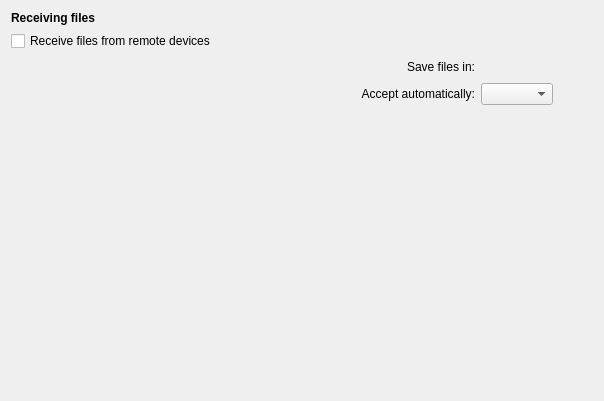
<?xml version="1.0" encoding="UTF-8"?>
<ui version="4.0">
 <class>Global</class>
 <widget class="QWidget" name="Global">
  <property name="geometry">
   <rect>
    <x>0</x>
    <y>0</y>
    <width>604</width>
    <height>401</height>
   </rect>
  </property>
  <layout class="QVBoxLayout" name="verticalLayout_2">
   <item>
    <widget class="QLabel" name="lbl_receivingFiles">
     <property name="text">
      <string>&lt;b&gt;Receiving files&lt;/b&gt;</string>
     </property>
    </widget>
   </item>
   <item>
    <widget class="QCheckBox" name="kcfg_enabled">
     <property name="text">
      <string>Receive files from remote devices</string>
     </property>
    </widget>
   </item>
   <item>
    <layout class="QGridLayout" name="gridLayout">
     <item row="1" column="2">
      <widget class="QComboBox" name="kcfg_autoAccept">
       <property name="sizePolicy">
        <sizepolicy hsizetype="Maximum" vsizetype="Fixed">
         <horstretch>0</horstretch>
         <verstretch>0</verstretch>
        </sizepolicy>
       </property>
      </widget>
     </item>
     <item row="0" column="2">
      <widget class="KUrlRequester" name="kcfg_saveUrl">
       <property name="mode">
        <set>KFile::Directory | KFile::ExistingOnly</set>
       </property>
      </widget>
     </item>
     <item row="0" column="3">
      <spacer name="horizontalSpacer">
       <property name="orientation">
        <enum>Qt::Horizontal</enum>
       </property>
       <property name="sizeType">
        <enum>QSizePolicy::Maximum</enum>
       </property>
       <property name="sizeHint" stdset="0">
        <size>
         <width>40</width>
         <height>20</height>
        </size>
       </property>
      </spacer>
     </item>
     <item row="1" column="1">
      <widget class="QLabel" name="lbl_autoAccept">
       <property name="text">
        <string>Accept automatically:</string>
       </property>
       <property name="alignment">
        <set>Qt::AlignRight|Qt::AlignTrailing|Qt::AlignVCenter</set>
       </property>
      </widget>
     </item>
     <item row="0" column="1">
      <widget class="QLabel" name="lbl_saveFiles">
       <property name="text">
        <string>Save files in:</string>
       </property>
       <property name="alignment">
        <set>Qt::AlignRight|Qt::AlignTrailing|Qt::AlignVCenter</set>
       </property>
      </widget>
     </item>
     <item row="0" column="0">
      <spacer name="horizontalSpacer_2">
       <property name="orientation">
        <enum>Qt::Horizontal</enum>
       </property>
       <property name="sizeType">
        <enum>QSizePolicy::Maximum</enum>
       </property>
       <property name="sizeHint" stdset="0">
        <size>
         <width>40</width>
         <height>20</height>
        </size>
       </property>
      </spacer>
     </item>
    </layout>
   </item>
   <item>
    <spacer name="verticalSpacer">
     <property name="orientation">
      <enum>Qt::Vertical</enum>
     </property>
     <property name="sizeHint" stdset="0">
      <size>
       <width>20</width>
       <height>40</height>
      </size>
     </property>
    </spacer>
   </item>
  </layout>
 </widget>
 <customwidgets>
  <customwidget>
   <class>KUrlRequester</class>
   <extends>QWidget</extends>
   <header>kurlrequester.h</header>
   <container>1</container>
  </customwidget>
 </customwidgets>
 <resources/>
 <connections/>
</ui>
